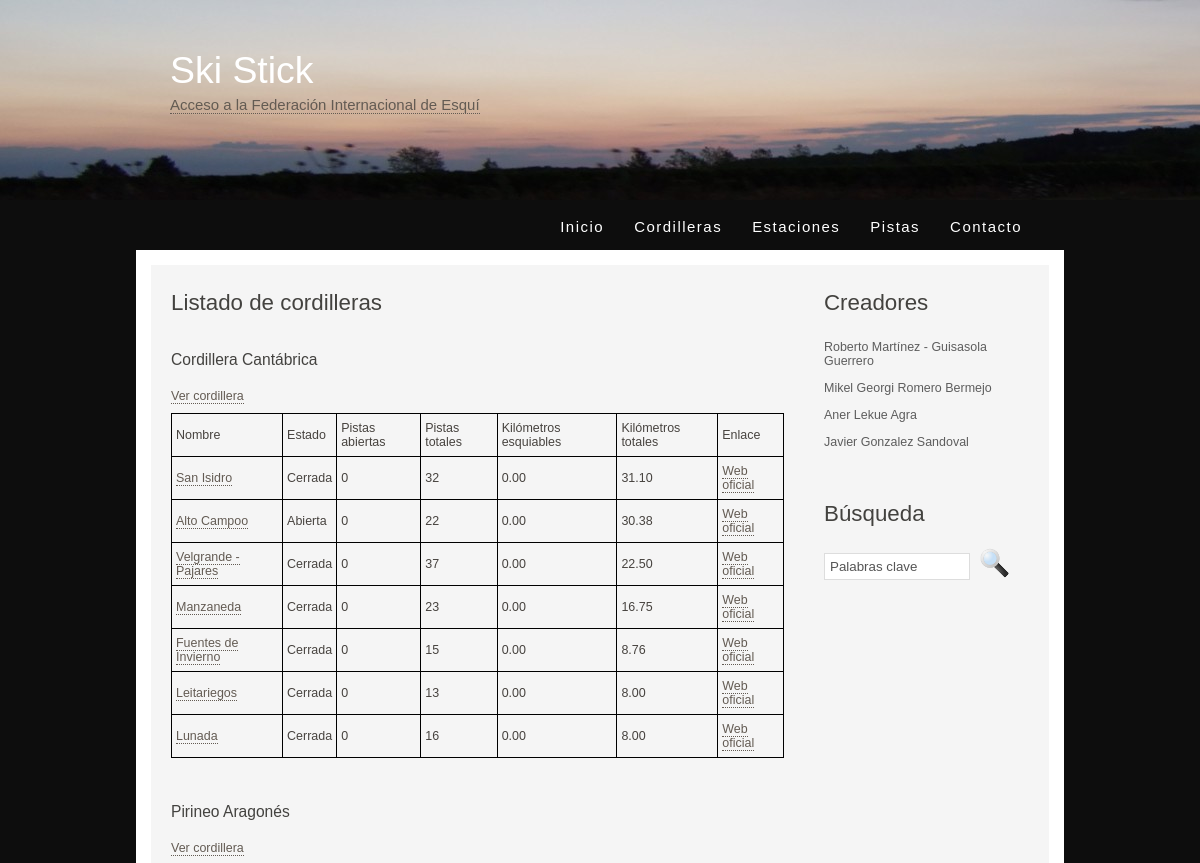
The app's page /cordilleras (upper part), older data.
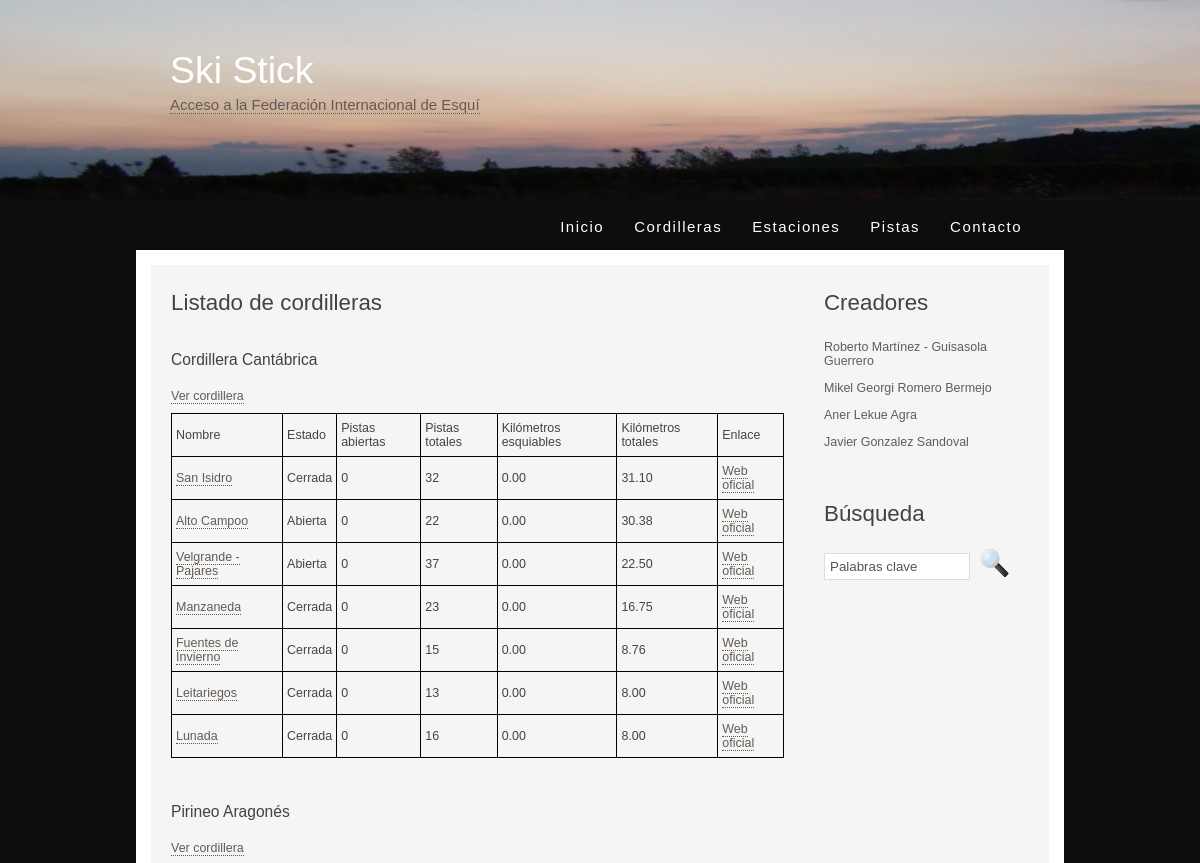
The same page, newer data.
### appIW/models.py (models this page shows, shortened)
class Estacion(models.Model):
    cordillera = models.ForeignKey(Cordillera, on_delete=models.CASCADE)
    nombre = models.CharField(max_length=50)
    abierta = models.BooleanField()
    nPistas = models.IntegerField()
    nPistasTotales = models.IntegerField()
    nKilometros = models.DecimalField(decimal_places=2, max_digits=6)
    nKilometrosTotales = models.DecimalField(decimal_places=2, max_digits=6)
    enlacePagina = models.CharField(max_length=200)

### appIW/views.py (the view)
# urls.py: path('cordilleras', views.cordilleras, name='cordilleras'), # todas las cordilleras y sus estaciones
def cordilleras(request):
    cordilleras = get_list_or_404(Cordillera.objects.order_by('nombre'))
    estaciones = get_list_or_404(Estacion.objects.order_by('-nKilometrosTotales'))
    context = {'listaCordilleras': cordilleras, 'listaEstaciones': estaciones}
    return render(request, 'appIW/cordilleras.html', context)

### appIW/templates/appIW/cordilleras.html (shortened to what this page needs)
{% extends "plantilla.html"%}
{% block menu %}
<li><a href="/index">Inicio</a></li>
<li><a href="/cordilleras" class="selected">Cordilleras</a></li>
<li><a href="/estaciones">Estaciones</a></li>
<li><a href="/pistas">Pistas</a></li>
<li><a href="/contacto">Contacto</a></li>
{% endblock %}
{% block contenido %}
<h1>Listado de cordilleras</h1>
    <div class="cordilleras">
        {% if listaCordilleras %}
          {% for c in listaCordilleras %}
            <a name={{c.id}}><h3>{{c.nombre}}</h3></a>
            <a href="/cordillera/{{ c.id }}" >Ver cordillera</a>
            {% if listaEstaciones %}
                <div id={{c.id}}body>
                <table>
                    <tr>
                      <td>Nombre</td>
                      <td>Estado</td>
                      <td>Pistas abiertas</td>
                      <td>Pistas totales</td>
                      <td>Kilómetros esquiables</td>
                      <td>Kilómetros totales</td>
                      <td>Enlace</td>
                    </tr>
              {% for e in listaEstaciones %}
                {% if e.cordillera == c %}
                  <tr>
                    <td><a href="/estacion/{{e.id}}">{{e.nombre}}</a></td>
                    <td>{% if e.abierta %}
                      Abierta
                      {% else %}
                      Cerrada
                      {% endif %}
                    </td>
                    <td>{{e.nPistas}}</td>
                    <td>{{e.nPistasTotales}}</td>
                    <td>{{e.nKilometros}}</td>
                    <td>{{e.nKilometrosTotales}}</td>
                      <td><a href="{{ e.enlacePagina }}">Web oficial</a></td>
                  </tr>
                {% endif %}
              {% endfor %}
              </table>
                </div>
            {% else %}
            <p>No hay estaciones</p>
            {% endif %}
          {% endfor %}
        {% else %}
        <p>No hay cordilleras creadas</p>
        {% endif %}
    </div>
{% endblock %}

Row changes from the older to the newer data that the page shows:
changed Estacion "Velgrande - Pajares": abierta "Cerrada" → "Abierta"
